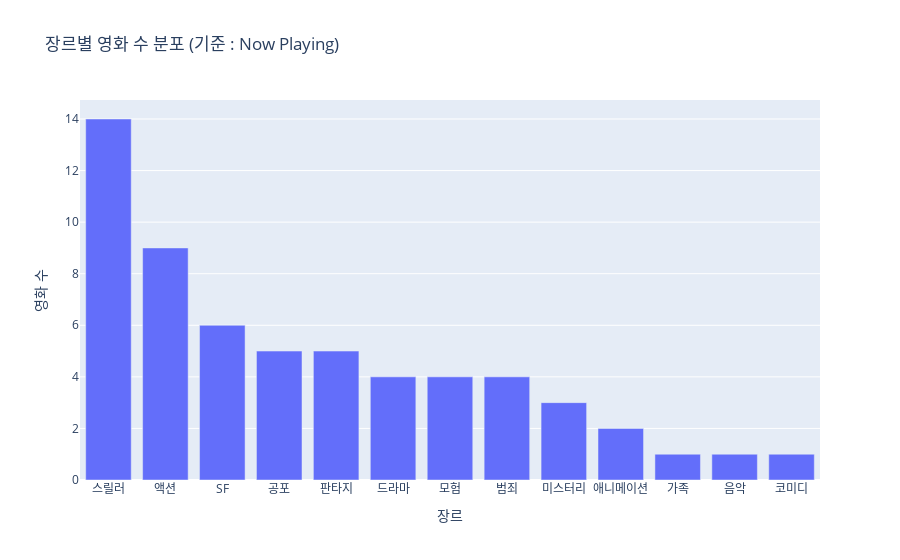

Notebook cell for this chart:
### Code cell
import plotly.express as px

fig = px.bar(
    agg.sort_values("movie_count", ascending=False),
    x="genre", 
    y="movie_count",
    title ="장르별 영화 수 분포 (기준 : Now Playing)"
)

fig.update_layout(xaxis_title="장르", yaxis_title="영화 수")
fig.show()

### Figure 1 — Plotly figure (JSON) as saved in the notebook; plotly's stock layout.template omitted (floating-point values rounded to 4 significant figures)
{"data": [{"alignmentgroup": "True", "hovertemplate": "genre=%{x}<br>movie_count=%{y}<extra></extra>", "legendgroup": "", "marker": {"color": "#636efa", "pattern": {"shape": ""}}, "name": "", "offsetgroup": "", "orientation": "v", "showlegend": false, "textposition": "auto", "type": "bar", "x": ["스릴러", "액션", "SF", "공포", "판타지", "드라마", "모험", "범죄", "미스터리", "애니메이션", "가족", "음악", "코미디"], "xaxis": "x", "y": [14, 9, 6, 5, 5, 4, 4, 4, 3, 2, 1, 1, 1], "yaxis": "y"}], "layout": {"barmode": "relative", "legend": {"tracegroupgap": 0}, "title": {"text": "장르별 영화 수 분포 (기준 : Now Playing)"}, "xaxis": {"anchor": "y", "domain": [0, 1], "title": {"text": "장르"}}, "yaxis": {"anchor": "x", "domain": [0, 1], "title": {"text": "영화 수"}}}}
